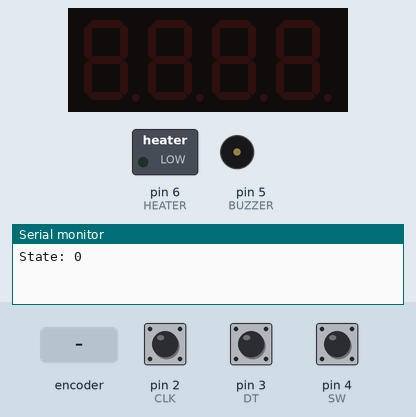
The sketch below on a simulated Arduino Uno, built with avr-gcc and run on an emulated ATmega328P. Shown: 4-digit seven-segment display, switched loads named in the sketch (green lamp = pin HIGH), buzzer (waves = sounding, pin HIGH), the last lines printed to the serial monitor. The inputs (shaded band) are chosen by the test bench; at power-on: pin 4 (SW) HIGH, pin 2 (CLK) HIGH, pin 3 (DT) HIGH.

Above: at 1.2 s.
1.3 s: pin 4 (SW) pulled LOW for 0.15 s
At 2.5 s:
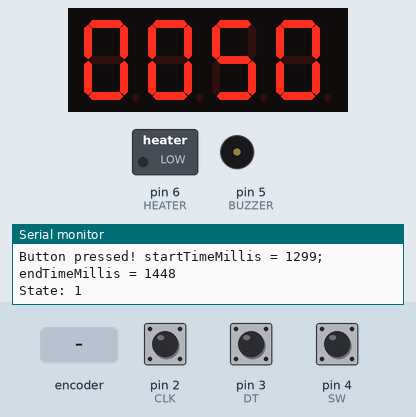
4.4 s: rotary encoder on pin 2 (CLK) / pin 3 (DT) turned 2 steps (second pin leading)
At 5.1 s:
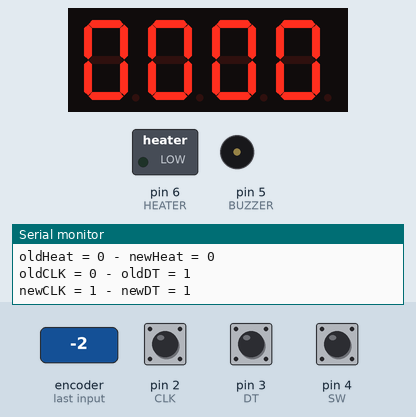
6.3 s: pin 4 (SW) pulled LOW for 1 s
10.3 s: pin 4 (SW) pulled LOW for 1 s
14.3 s: rotary encoder on pin 2 (CLK) / pin 3 (DT) turned 3 steps (first pin leading)
At 15.7 s:
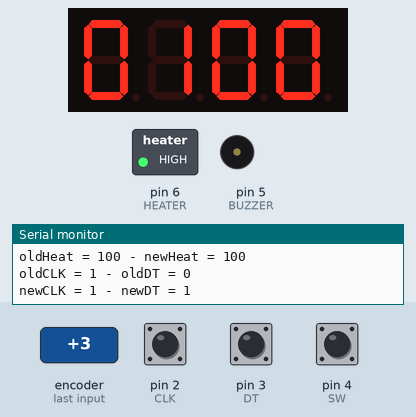
Timing chart, 0 to 17.4 s (numbered marks = the images above; inputs shaded):
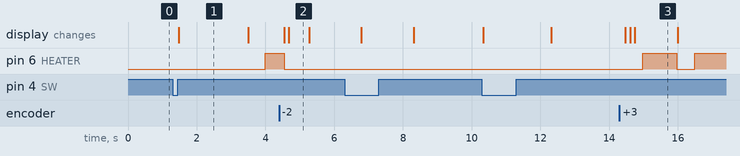

Measured:
- after the input at 1.3 s, pin 6 (HEATER): LOW → HIGH after 2.7 s; the display: changes after 0.17 s (image 1)
- after the input at 4.4 s, the display: first changes after 0.15 s (image 2 shows a later state)
- after the input at 14.3 s, pin 6 (HEATER): LOW → HIGH after 0.67 s, → LOW 1.0 s later, → HIGH 0.52 s later
- what the display in image 1 shows lasts 2.0 s, from 1.5 s to 3.5 s
- what the display in image 2 shows lasts 0.6 s, from 4.7 s to 5.3 s

The sketch:

HWExercise2.ino
```cpp
// (licence header left out)
#include <TM1637Display.h> // https://github.com/avishorp/TM1637


// Signals:
#define CLK 2 // HIGH when active, LOW otherwise
#define DT 3 // HIGH when active, LOW otherwise
#define SW 4 // (BTN) LOW when active, HIGH otherwise
#define BUZZER 5 // HIGH when activated, LOW otherwise
#define HEATER 6 // HIGH when activated, LOW otherwise

// Display Pins:
#define TM1637_CLK 19
#define TM1637_DIO 18

// States:
#define STDBY 0
#define DISPLAY_ON 1
#define DISPLAY_OFF 2
#define BUZZING 3

// Configuration Parameters:
#define BTN_PRESS_DELAY_SEC 2 // seconds
#define BRIGHTNESS_IDLE 0
#define BRIGHTNESS_MAX 255
#define HEAT_DEFAULT 50 // %
#define TIME_DEFAULT_SEC 1800 // seconds
#define TIME_INCR_SEC 1800 // seconds
#define TIME_MAX_SEC 9999 // seconds
#define DISPLAY_ON_T_SEC 10 // seconds
#define SHOW_T_SEC 2 // seconds
#define BUZZING_T_SEC 10 // seconds

//Global Variables:
uint8_t state;
volatile uint8_t heat;
unsigned long endTimeMillis;
TM1637Display tm1637(TM1637_CLK, TM1637_DIO);

//Global Control Variables:
unsigned long btnPressedStartTMillis;
unsigned long btnPressedEndTMillis;
volatile bool stateChanged;
bool clkDtRotation;
uint8_t clk;
uint8_t dt;


void setup() {
  noInterrupts();
  Serial.begin(115200);
  cleanControlVariables();
  heat = (uint8_t)HEAT_DEFAULT;
  pinMode(SW, INPUT_PULLUP);
  pinMode(CLK, INPUT_PULLUP);
  pinMode(DT, INPUT_PULLUP);
  pinMode(BUZZER, OUTPUT);
  pinMode(HEATER, OUTPUT);
  attachInterrupt(digitalPinToInterrupt(CLK), rotationInterrupt, CHANGE);
  attachInterrupt(digitalPinToInterrupt(DT), rotationInterrupt, CHANGE);
  interrupts();
  state = STDBY;
}

void loop() {
  updateState();
  Serial.print("State: ");
  Serial.println(state);
  cleanControlVariables();
  performState();
}

void cleanControlVariables(){
  btnPressedStartTMillis = 0;
  btnPressedEndTMillis = 0;
  stateChanged = false;
  clkDtRotation = false;
}

void updateState(){
  if(btnPressedStartTMillis != 0 && btnPressedEndTMillis != 0){
    if(btnPressedEndTMillis - btnPressedStartTMillis >= BTN_PRESS_DELAY_SEC * 1000){
      state = STDBY;
      return;
    }
    else{
      if(state == DISPLAY_ON){
        incrTime();
      }
      else{
        state = DISPLAY_ON;
      }
      return;
    }
  }
  else{
    switch(state){
      case DISPLAY_ON:
        if(!clkDtRotation)
        state = DISPLAY_OFF;
        break;
      case DISPLAY_OFF:
        if(clkDtRotation){
          state = DISPLAY_ON;
        }
        else{
          state = BUZZING;
        }
        break;
      case BUZZING:
        if(clkDtRotation){
          state = DISPLAY_ON;
        }
        else{
          state = STDBY;
        }
        break;
    }
  }
}

void performState(){
  switch(state){
    case STDBY:
      stdby();
      break;
    case DISPLAY_ON:
      displayOn();
      break;
    case DISPLAY_OFF:
      displayOff();
      break;
    case BUZZING:
      buzzing();
      break;
  }
}

void setBrightness(uint8_t bright){
  if(bright == BRIGHTNESS_IDLE){
    tm1637.clear();
  }
  else{
    tm1637.setBrightness(bright, true);
  }
}

void show_duty(uint8_t level){
  tm1637.showNumberDec(level, true);
  delay(SHOW_T_SEC * 1000);
}

void show_time(uint16_t sec){
  tm1637.showNumberDec(sec, true);
  delay(500);
}


void stdby(){
  digitalWrite(BUZZER, LOW);
  digitalWrite(HEATER, LOW);
  setBrightness((uint8_t)BRIGHTNESS_IDLE);
  while(!stateChanged){
    checkBtn();
  }
  endTimeMillis = millis() + (unsigned long)TIME_DEFAULT_SEC * 1000;
}

void rotationInterrupt(){
  uint8_t newClk = digitalRead(CLK);
  uint8_t newDt = digitalRead(DT);
  clkDtRotation = true;
  if(state == DISPLAY_ON){
    Serial.println("Heat change");
    changeHeat(newClk, newDt);
    show_duty(heat);
  }
  else{
    stateChanged = true;
  }
  Serial.print("oldCLK = ");
  Serial.print(clk);
  Serial.print(" - oldDT = ");
  Serial.println(dt);
  clk = newClk;
  dt = newDt;
  Serial.print("newCLK = ");
  Serial.print(clk);
  Serial.print(" - newDT = ");
  Serial.println(dt);
}

void incrTime(){
  if(endTimeMillis <= (unsigned long)(TIME_MAX_SEC - TIME_INCR_SEC) * 1000){
    endTimeMillis += (unsigned long)TIME_INCR_SEC * 1000;
  }
  else{
    Serial.println("Max time reached");
    endTimeMillis = (unsigned long)TIME_MAX_SEC * 1000;
  }
}

void changeHeat(uint8_t newClk, uint8_t newDt){
  Serial.print("oldHeat = ");
  Serial.print(heat);
  if(clk == LOW && dt == LOW){
    if(newClk == HIGH){
      if(heat <= 90){
        heat += 10;
      }
    }
    else if(newDt == HIGH){
      if(heat >= 10){
        heat -= 10;
      }
    }
  }
  else if(clk == LOW && dt == HIGH){
    if(newDt == LOW){
      if(heat <= 90){
        heat += 10;
      }
    }
    else if(newClk == HIGH){
      if(heat >= 10){
        heat -= 10;
      }
    }
  }
  else if(clk == HIGH && dt == LOW){
    if(newDt == HIGH){
      if(heat <= 90){
        heat += 10;
      }
    }
    else if (newClk == LOW){
      if(heat >= 10){
        heat -= 10;
      }
    }
  }
  else{ // Case 1 1
    if(newClk == LOW){
      if(heat <= 90){
        heat += 10;
      }
    }
    else if(newDt == LOW){
      if(heat >= 10){
        heat -= 10;
      }
    }
  }
  Serial.print(" - newHeat = ");
  Serial.println(heat);
}

void applyHeat(){
  digitalWrite(HEATER, HIGH);
  delay(heat * 10);
  digitalWrite(HEATER, LOW);
  delay(1000 - heat * 10);
}

bool checkBtn(){
  if(digitalRead(SW) == LOW){ // If BTN is LOW = active
    stateChanged = true;
    btnPressedStartTMillis = millis();
    Serial.print("Button pressed! ");
    Serial.print("startTimeMillis = ");
    Serial.print(btnPressedStartTMillis);
    Serial.print("; endTimeMillis = ");
    while(digitalRead(SW) == LOW);
    btnPressedEndTMillis = millis();
    Serial.println(btnPressedEndTMillis);
  }
}

void displayOn(){
  digitalWrite(BUZZER, LOW);
  unsigned long displayOnEndTimeMillis = millis() + ((unsigned long)DISPLAY_ON_T_SEC * 1000);
  unsigned long countdownMillis;
  setBrightness((uint8_t)BRIGHTNESS_MAX);
  show_duty(heat);
  while(!stateChanged){ // While stateChange is false
    if(millis() < (unsigned long)endTimeMillis){
      show_time((uint16_t)(((unsigned long)endTimeMillis - millis()) / 1000));
    }
    else{
      show_time((uint16_t)0);
    }
    checkBtn(); // Check if btn has been pressed
    if(millis() >= (unsigned long)displayOnEndTimeMillis){ // If spent time is more than DISPLAY_ON_T_SEC * 1000
      stateChanged = true;
    }
    else{
      applyHeat();
    }
  }
}

void displayOff(){
  setBrightness((uint8_t)BRIGHTNESS_IDLE);
  while(!stateChanged){
    applyHeat();
    checkBtn(); // Check if btn has been pressed
    if(millis() >= endTimeMillis - (unsigned long)BUZZING_T_SEC * 1000){ // If it's buzzing time
      Serial.println("It's buzzing time!");
      stateChanged = true;
    }
  }
}

void buzzing(){
  digitalWrite(BUZZER, HIGH);
  while(!stateChanged){
    applyHeat();
    checkBtn();
    if(millis() >= endTimeMillis){ // If it's end time
      stateChanged = true;
      digitalWrite(BUZZER, LOW);
    }
  }
}
```
